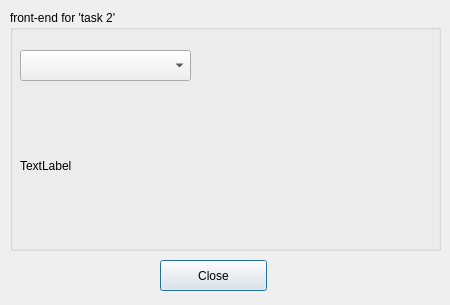
<?xml version="1.0" encoding="UTF-8"?>
<ui version="4.0">
 <class>Task2</class>
 <widget class="QDialog" name="Task2">
  <property name="geometry">
   <rect>
    <x>0</x>
    <y>0</y>
    <width>450</width>
    <height>305</height>
   </rect>
  </property>
  <property name="windowTitle">
   <string>Task 2</string>
  </property>
  <widget class="QGroupBox" name="groupBox">
   <property name="geometry">
    <rect>
     <x>10</x>
     <y>10</y>
     <width>431</width>
     <height>241</height>
    </rect>
   </property>
   <property name="title">
    <string>front-end for 'task 2'</string>
   </property>
   <widget class="QComboBox" name="comboBox">
    <property name="geometry">
     <rect>
      <x>10</x>
      <y>40</y>
      <width>171</width>
      <height>31</height>
     </rect>
    </property>
    <property name="toolTip">
     <string>Choose host</string>
    </property>
    <property name="currentText">
     <string/>
    </property>
   </widget>
   <widget class="QLabel" name="label">
    <property name="geometry">
     <rect>
      <x>10</x>
      <y>90</y>
      <width>401</width>
      <height>131</height>
     </rect>
    </property>
    <property name="text">
     <string>TextLabel</string>
    </property>
    <property name="wordWrap">
     <bool>true</bool>
    </property>
   </widget>
  </widget>
  <widget class="QPushButton" name="btnClose">
   <property name="geometry">
    <rect>
     <x>160</x>
     <y>260</y>
     <width>107</width>
     <height>31</height>
    </rect>
   </property>
   <property name="toolTip">
    <string>Close window</string>
   </property>
   <property name="text">
    <string>Close</string>
   </property>
  </widget>
 </widget>
 <resources/>
 <connections/>
</ui>
